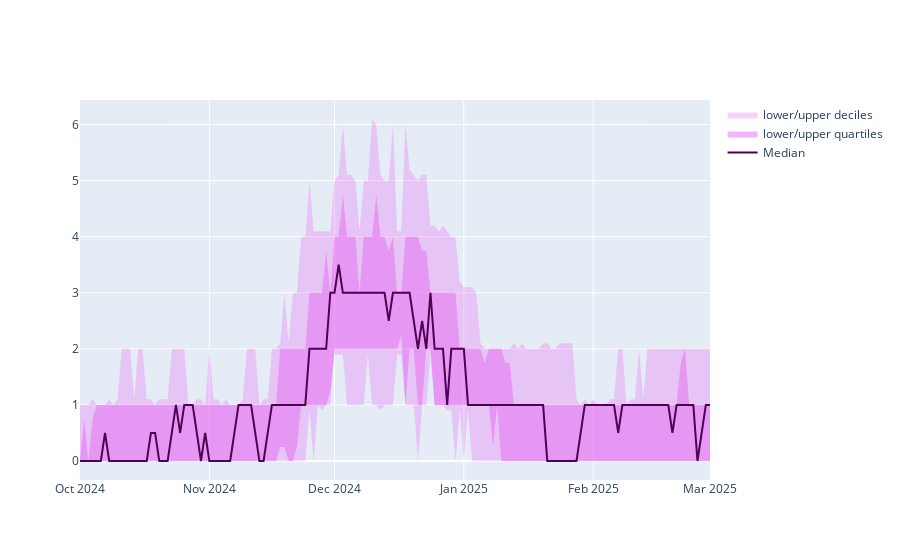

The notebook cell this image was saved under:
### Code cell
fig = fan_chart(df30_paeds)
fig.show()

### Figure 1 — Plotly figure (JSON) as saved in the notebook; plotly's stock layout.template omitted (floating-point values rounded to 4 significant figures; data arrays with more than 128 entries replaced by an {"elided": "..."} marker saying what was removed)
{"data": [{"fill": "toself", "fillcolor": "rgba(231,107,243,0.3)", "line": {"color": "rgba(255,255,255,0)"}, "name": "lower/upper deciles", "type": "scatter", "x": {"elided": "304 str values"}, "y": {"elided": "304 float values"}}, {"fill": "toself", "fillcolor": "rgba(231,107,243,0.5)", "line": {"color": "rgba(255,255,255,0)"}, "name": "lower/upper quartiles", "type": "scatter", "x": {"elided": "304 str values"}, "y": {"elided": "304 float values"}}, {"line": {"color": "rgb(80,0,80)"}, "name": "Median", "type": "scatter", "x": {"elided": "152 str values"}, "y": {"elided": "152 float values"}}], "layout": {}}
